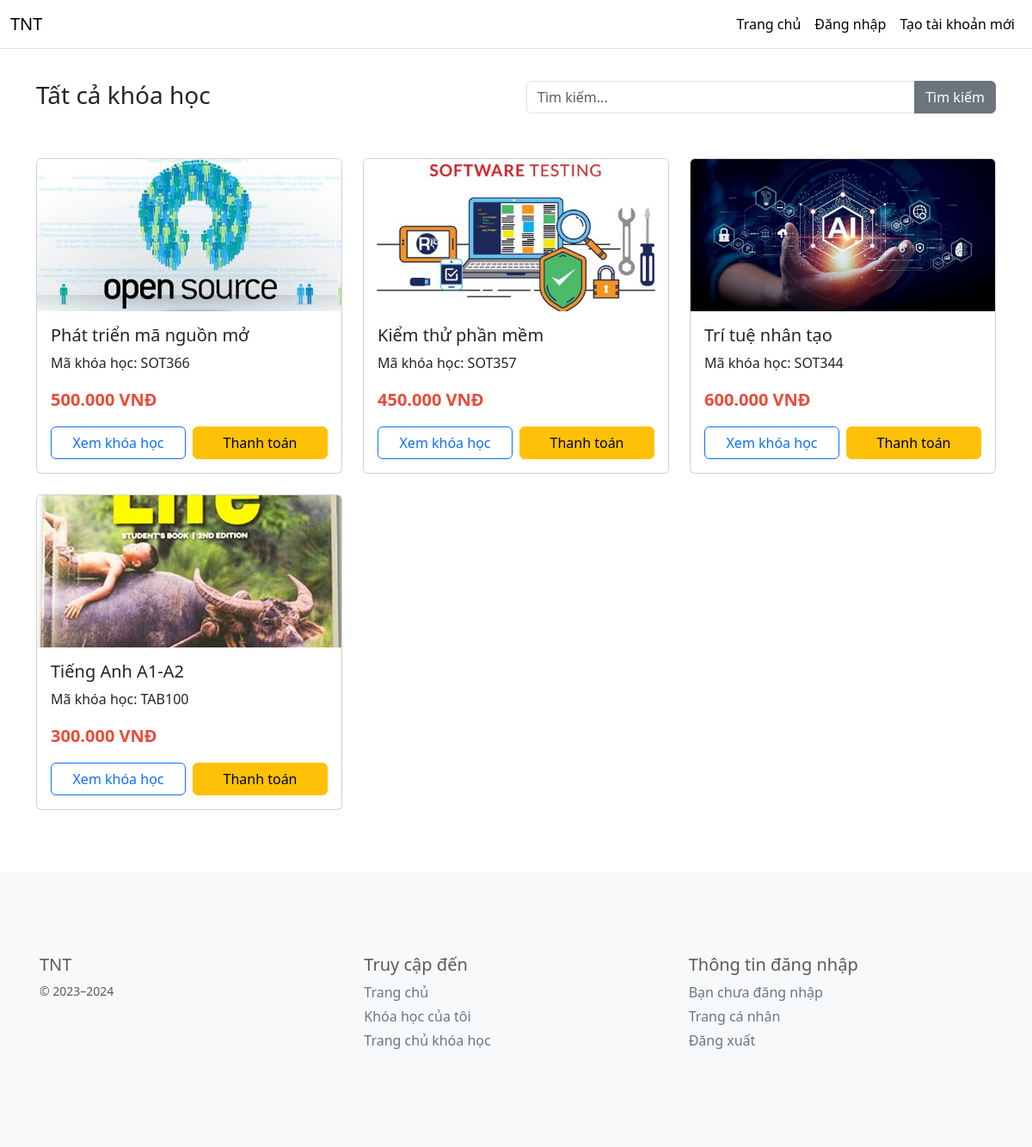
Before: / with the older database file.
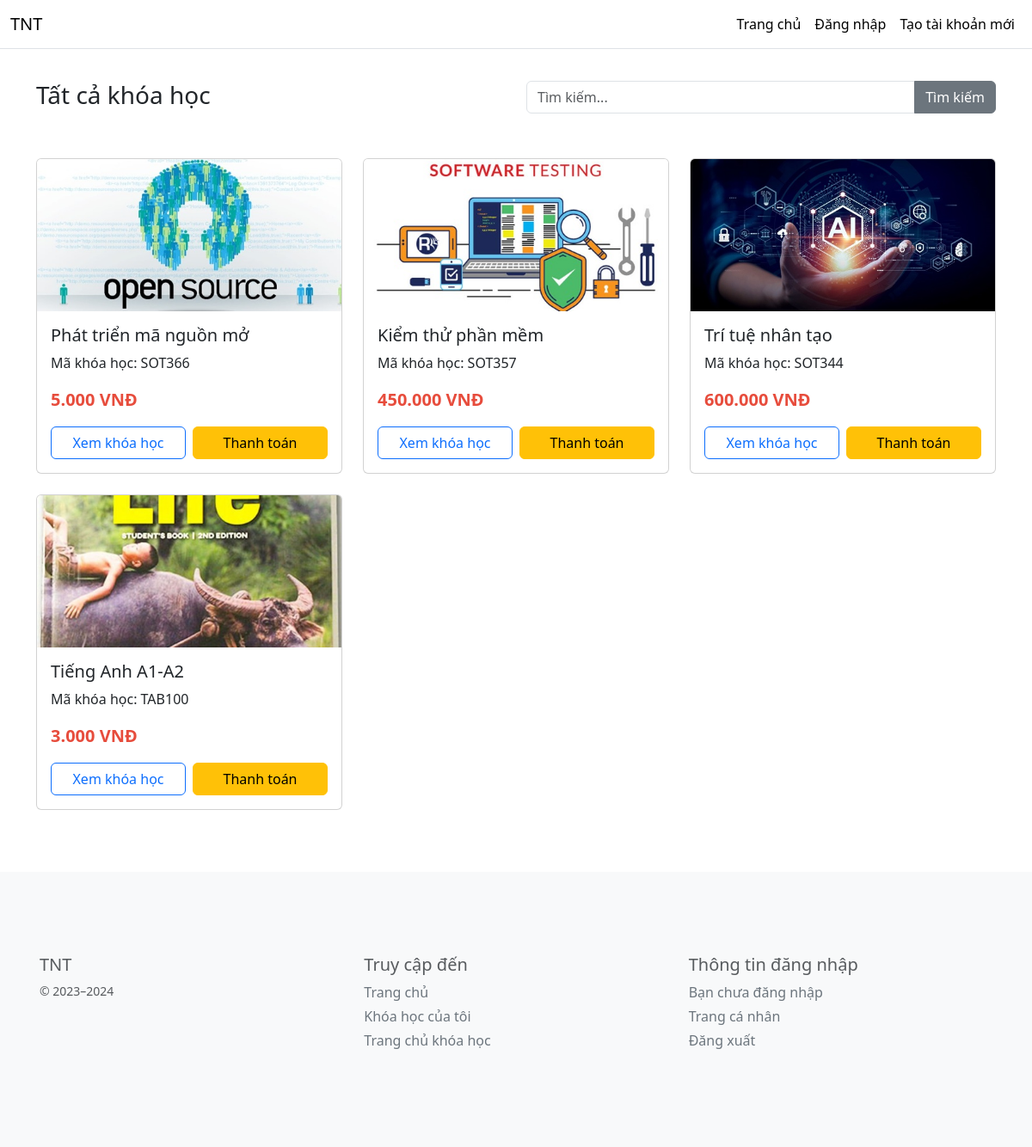
After: the same page with the newer database file.
### tables this page shows
CREATE TABLE `course` (
  `course_id` int(11) NOT NULL,
  `course_background` varchar(255) DEFAULT NULL,
  `course_code` varchar(10) NOT NULL,
  `course_name` varchar(255) NOT NULL,
  `course_description` text NOT NULL,
  `teacher_id` bigint(20) NOT NULL,
  `start_date` date NOT NULL,
  `end_date` date NOT NULL,
  `status` char(1) NOT NULL,
  `price` decimal(10,2) NOT NULL DEFAULT 0.00
);

### index.php (the view, shortened to what the changed rows need)
<?php
include('layout.php');
include_once('config/connect.php');
if ($_SERVER["REQUEST_METHOD"] == "POST" && isset($_POST['timkiem'])) {
    $tukhoa = $_POST['tukhoa'];
    $keyword = strtolower(trim($tukhoa));
    $keyword = str_replace(' ', '', $keyword);
    $sql = "SELECT * FROM course
            WHERE LOWER(REPLACE(REPLACE(REPLACE(REPLACE(course_name, ' ', ''), 'Đ', 'D'),'đ','d'), ' ', '')) LIKE '%$keyword%'
            OR course_name LIKE '%$tukhoa%'";
    $result = mysqli_query($dbconnect, $sql);
} else {
    $sql = "SELECT * FROM course";
    $result = mysqli_query($dbconnect, $sql);
}
?>
<!DOCTYPE html>
<html lang="en">
<head>
</head>
<body>
    <div class="container mt-5">
        <div class="row">
            <?php
            if (mysqli_num_rows($result) > 0) {
                mysqli_data_seek($result, 0);
                while ($row = mysqli_fetch_array($result)) {
                    $is_free = $row['price'] == 0;
            ?>
                    <div class="col-md-4 mb-4">
                        <div class="card h-100">
                            <div class="custom-card">
                                <img src="<?php echo "../assets/file/course_background/" . $row['course_background'] ?>" class="card-img-top" alt="Course Image">
                            </div>
                            <div class="card-body d-flex flex-column">
                                <h5 class="card-title"><?php echo $row['course_name']; ?></h5>
                                <p class="card-text">
                                    Mã khóa học: <?php echo $row['course_code']; ?><br>
                                </p>
                                <div class="mt-auto">
                                    <div class="d-flex justify-content-between align-items-center mb-3">
                                        <?php if ($is_free): ?>
                                            <span class="free-badge">Miễn phí</span>
                                        <?php else: ?>
                                            <span class="price-tag"><?php echo number_format($row['price'], 0, ',', '.'); ?> VNĐ</span>
                                        <?php endif; ?>
                                    </div>
                                    <div class="btn-group-custom">
                                        <a class="btn btn-outline-primary" href="course_preview.php?id=<?php echo $row['course_id']; ?>">
                                            Xem khóa học
                                        </a>
                                        <?php if (isset($_SESSION['user_id'])) { ?>
                                            <?php if ($is_free): ?>
                                                <a class="btn btn-success" href="course/index.php?id=<?php echo $row['course_id']; ?>">Tham gia ngay</a>
                                            <?php else: ?>
                                                <?php
                                                $user_id = $_SESSION['user_id'];
                                                $check_payment_sql = "SELECT * FROM payments WHERE user_id = $user_id AND course_id = {$row['course_id']} AND payment_status = 'completed'";
                                                $payment_result = mysqli_query($dbconnect, $check_payment_sql);
                                                $has_paid = mysqli_num_rows($payment_result) > 0;
                                                if ($has_paid): ?>
                                                    <a class="btn btn-primary" href="course/index.php?id=<?php echo $row['course_id']; ?>">Truy cập</a>
                                                <?php else: ?>
                                                    <a class="btn btn-warning" href="payment.php?course_id=<?php echo $row['course_id']; ?>">Thanh toán</a>
                                                <?php endif; ?>
                                            <?php endif; ?>
                                        <?php } else { ?>
                                            <?php if ($is_free): ?>
                                                <a class="btn btn-success" href="login.php">Tham gia</a>
                                            <?php else: ?>
                                                <a class="btn btn-warning" href="login.php?redirect=payment&course_id=<?php echo $row['course_id']; ?>">Thanh toán</a>
                                            <?php endif; ?>
                                        <?php } ?>
                                    </div>
                                </div>
                            </div>
                        </div>
                    </div>
            <?php
                }
            } else {
                echo "<div class='col-12'><p class='text-center'>Không tìm thấy khóa học nào.</p></div>";
            }
            ?>
        </div>
    </div>
</body>
</html>

Changed rows visible on the page:
changed course "Phát triển mã nguồn mở": price "500.000" → "5.000"
changed course "Tiếng Anh A1-A2": price "300.000" → "3.000"
